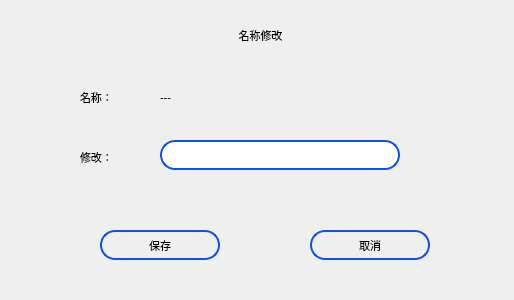
<?xml version="1.0" encoding="UTF-8"?>
<ui version="4.0">
 <class>SetNameDlg</class>
 <widget class="QDialog" name="SetNameDlg">
  <property name="geometry">
   <rect>
    <x>0</x>
    <y>0</y>
    <width>514</width>
    <height>300</height>
   </rect>
  </property>
  <property name="font">
   <font>
    <family>Ubuntu</family>
    <pointsize>8</pointsize>
    <italic>false</italic>
    <bold>false</bold>
   </font>
  </property>
  <property name="windowTitle">
   <string>Dialog</string>
  </property>
  <property name="styleSheet">
   <string notr="true">font: 8pt &quot;Ubuntu&quot;;</string>
  </property>
  <widget class="QLabel" name="label">
   <property name="geometry">
    <rect>
     <x>10</x>
     <y>5</y>
     <width>501</width>
     <height>61</height>
    </rect>
   </property>
   <property name="font">
    <font>
     <family>Ubuntu</family>
     <pointsize>8</pointsize>
     <italic>false</italic>
     <bold>false</bold>
    </font>
   </property>
   <property name="text">
    <string>名称修改</string>
   </property>
   <property name="alignment">
    <set>Qt::AlignCenter</set>
   </property>
  </widget>
  <widget class="QPushButton" name="cancelBtn">
   <property name="geometry">
    <rect>
     <x>310</x>
     <y>230</y>
     <width>120</width>
     <height>30</height>
    </rect>
   </property>
   <property name="maximumSize">
    <size>
     <width>120</width>
     <height>30</height>
    </size>
   </property>
   <property name="styleSheet">
    <string notr="true">QPushButton{
border:2px solid rgb(15,80,232);
border-radius:15px
}</string>
   </property>
   <property name="text">
    <string>取消</string>
   </property>
  </widget>
  <widget class="QPushButton" name="saveBtn">
   <property name="geometry">
    <rect>
     <x>100</x>
     <y>230</y>
     <width>120</width>
     <height>30</height>
    </rect>
   </property>
   <property name="maximumSize">
    <size>
     <width>120</width>
     <height>30</height>
    </size>
   </property>
   <property name="styleSheet">
    <string notr="true">QPushButton{
border:2px solid rgb(15,80,232);
border-radius:15px
}</string>
   </property>
   <property name="text">
    <string>保存</string>
   </property>
  </widget>
  <widget class="QLineEdit" name="nameEdit">
   <property name="geometry">
    <rect>
     <x>160</x>
     <y>140</y>
     <width>240</width>
     <height>30</height>
    </rect>
   </property>
   <property name="maximumSize">
    <size>
     <width>16777215</width>
     <height>30</height>
    </size>
   </property>
   <property name="styleSheet">
    <string notr="true">QLineEdit{
border:2px solid rgb(15,80,232);
border-radius:15px
}</string>
   </property>
  </widget>
  <widget class="QLabel" name="label_2">
   <property name="geometry">
    <rect>
     <x>80</x>
     <y>140</y>
     <width>67</width>
     <height>35</height>
    </rect>
   </property>
   <property name="text">
    <string>修改：</string>
   </property>
  </widget>
  <widget class="QLabel" name="label_3">
   <property name="geometry">
    <rect>
     <x>80</x>
     <y>80</y>
     <width>67</width>
     <height>35</height>
    </rect>
   </property>
   <property name="text">
    <string>名称：</string>
   </property>
  </widget>
  <widget class="QLabel" name="nameLab">
   <property name="geometry">
    <rect>
     <x>160</x>
     <y>80</y>
     <width>240</width>
     <height>35</height>
    </rect>
   </property>
   <property name="text">
    <string>---</string>
   </property>
  </widget>
 </widget>
 <resources/>
 <connections>
  <connection>
   <sender>cancelBtn</sender>
   <signal>clicked()</signal>
   <receiver>SetNameDlg</receiver>
   <slot>close()</slot>
   <hints>
    <hint type="sourcelabel">
     <x>369</x>
     <y>257</y>
    </hint>
    <hint type="destinationlabel">
     <x>256</x>
     <y>149</y>
    </hint>
   </hints>
  </connection>
 </connections>
</ui>
